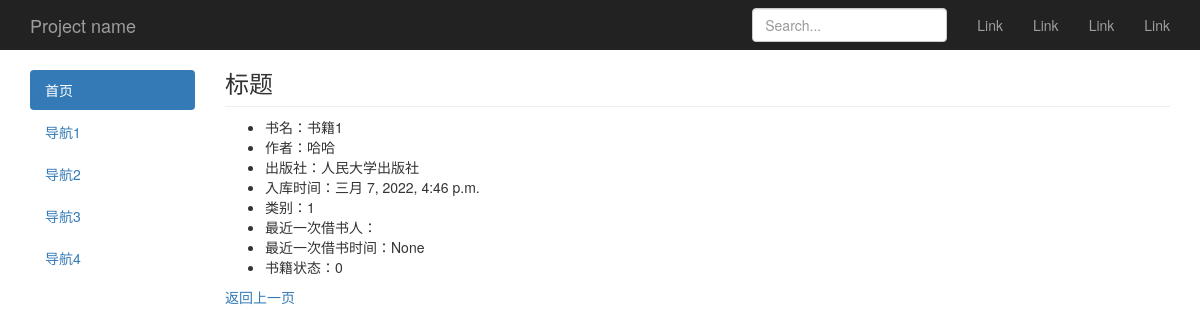
Page /book/1/show/ on the earlier database version.
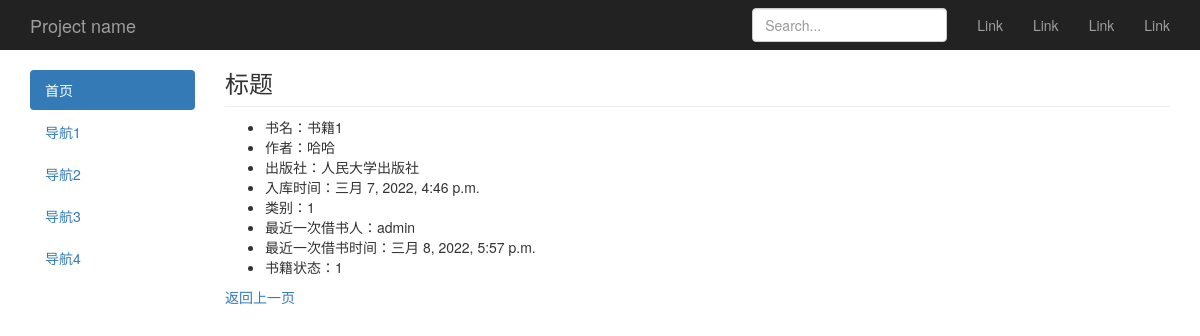
Same page on the later database version.
### book/models.py (models this page shows, shortened)
class Book(models.Model):
    choice_status = (
        (0,'正常'),
        (1,'借出中'),
        (2,'已借出'),
        (3,'归还中'),
    )
    name = models.CharField(max_length=30,blank=False,verbose_name='书名')
    category = models.ForeignKey(Category,on_delete=models.CASCADE,default='',blank=False,related_name='books_category',verbose_name='类别')
    author = models.CharField(max_length=30,null=True,blank=False,verbose_name='作者')
    publisher = models.CharField(max_length=30,null=True,blank=False,verbose_name='出版社')
    create_time = models.DateTimeField(auto_now_add=True,verbose_name='入库时间')
    status = models.SmallIntegerField(choices=choice_status,default=0,verbose_name='书籍状态')
    borrower = models.ForeignKey(settings.AUTH_USER_MODEL,on_delete=models.CASCADE,null=True,blank=True,related_name='books_borrower',verbose_name='借出人')
    borrow_time = models.DateTimeField(null=True,blank=True,verbose_name='借出时间')
    class Meta:
        verbose_name_plural = '图书列表'

class User(AbstractUser):
    choice_gender = (
        ('male','男'),
        ('female','女'),
    )
    gender = models.CharField(max_length=6,choices=choice_gender,default='male',verbose_name='性别')
    mobile = models.IntegerField(null=True,blank=False,verbose_name='手机号')
    class Meta:
        verbose_name_plural = '用户'

### book/views.py (the view)
# urls.py: path('book/<int:sid>/show/',views.book_show,name='book_show'),
def book_show(request,sid):
	if request.method == 'GET':
		list1 = Book.objects.filter(id=sid)
		list2 = Book.objects.filter(id=sid).first()
		obj = list2.borrower
		if obj:
			borrower = obj.username
	return render(request,'book/show.html',locals())

### book/templates/book/show.html
{% extends "book/base.html" %}
{% block content %}
<h3 class="sub-header">标题</h3>
<div>
{% for i in list1 %}
<ul class='list-style'>
  <li>书名：{{i.name}}</li>
  <li>作者：{{i.author}}</li>
  <li>出版社：{{i.publisher}}</li>
  <li>入库时间：{{i.create_time}}</li>
  <li>类别：{{i.category_id}}</li>
  <li>最近一次借书人：{{ borrower }}</li>
  <li>最近一次借书时间：{{i.borrow_time}}</li>
  <li>书籍状态：{{i.status}}</li>
</ul>
<a href="#" onclick="javascript:history.go(-1);">返回上一页</a>
{% endfor %}
</div>
{% endblock %}

Differences in the rows shown:
changed Book "书籍1": borrow_time "None" → "三月 8, 2022, 5:57 p.m."; status "0" → "1"
now on this page (row edited): User: username "admin"
